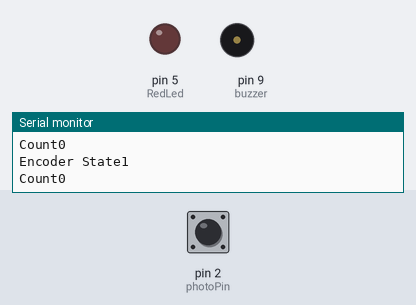
Bench run of a sketch on a simulated Arduino Uno, built with avr-gcc and run on an emulated ATmega328P. On the bench: output pins drawn as LEDs (lit = HIGH), buzzer (waves = sounding), the last lines printed to the serial monitor. The inputs (shaded band) are chosen by the test bench; at power-on: pin 2 (photoPin) HIGH.

Above: at 1.2 s.
1.3 s: pin 2 (photoPin) pulsed LOW 2 times (0.12 s each, 0.3 s apart)
At 3.0 s:
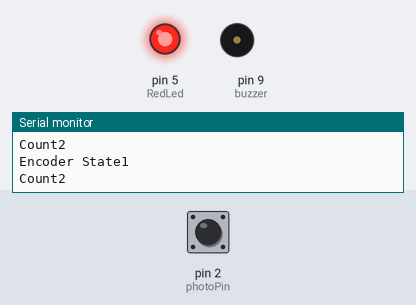
3.4 s: pin 2 (photoPin) driven LOW
At 3.9 s:
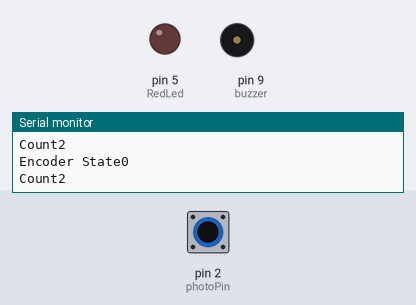
4.9 s: pin 2 (photoPin) driven HIGH
At 4.92 s:
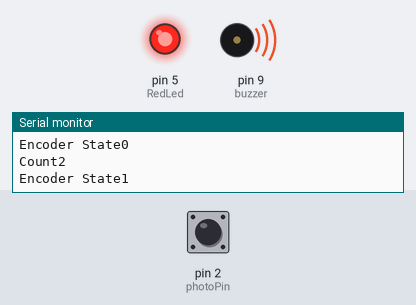
Timing chart, 0 to 7.9 s (numbered marks = the images above; inputs shaded):
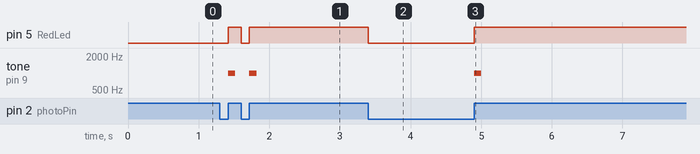

The sketch:

Photo-interrupter_counter.ino
```cpp
//photo-interrupter sample
//Designed by Jin-Woo Kim

const int photoPin = 2; //input pin for the interrupter
const int buzzer = 9;
const int RedLed = 5;
int count = 0;
int val;

void setup() {
  Serial.begin(9600);
  pinMode (photoPin, INPUT);
  pinMode (buzzer, OUTPUT);
  pinMode (RedLed, OUTPUT);
  attachInterrupt(digitalPinToInterrupt(2), objectDetection, HIGH);
  //fuction for creating exteranl interrupts at pin2 on HIGH
}

void loop() {
  val = digitalRead(photoPin);
  Serial.print("Encoder State");
  Serial.print(val);
  Serial.println();
  Serial.print("Count");
  Serial.println(count);
  delay(100);
}


void objectDetection() {
  //When it detects object, val goes HIGH to LOW
  if (val == LOW) {
    count++ ; //counting number of detection
    tone(buzzer, 1000, 100);
    digitalWrite(RedLed, HIGH);
  }
  //Stay LOW without detection
  else {
    digitalWrite(RedLed, LOW);
  }
}
```

Measured:
- after the input at 1.3 s, pin 5 (RedLed): LOW → HIGH after 0.12 s, → LOW 0.18 s later, → HIGH 0.12 s later; tone on pin 9 (buzzer): alternates 1000 Hz for 0.10 s and silent for 0.20 s, 4 changes in all, then stays silent, starting after 0.12 s
- after the input at 3.4 s, pin 5 (RedLed): HIGH → LOW at once
- after the input at 4.9 s, pin 5 (RedLed): LOW → HIGH at once; tone on pin 9 (buzzer): silent → 1000 Hz at once, → silent 0.10 s later
